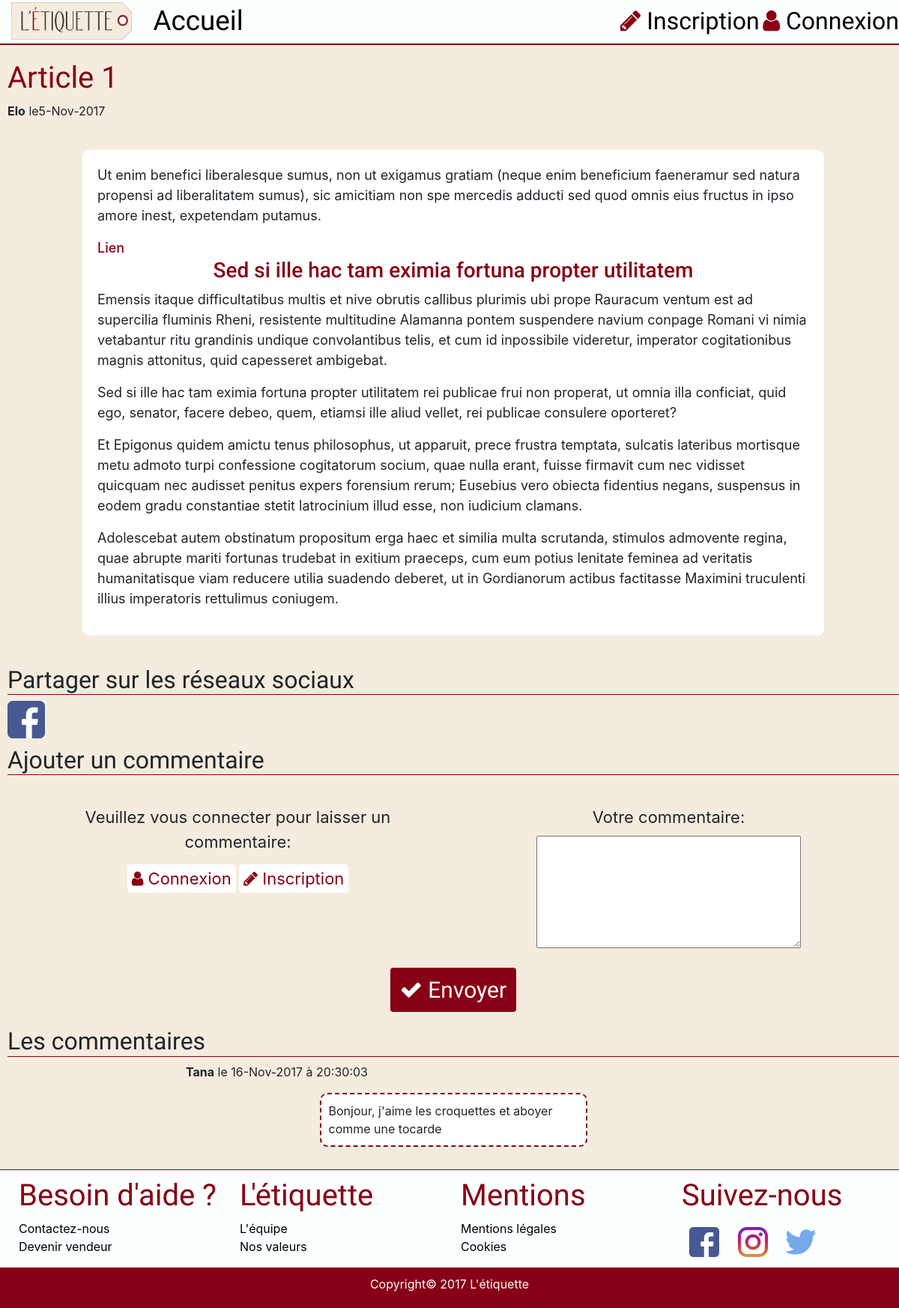
Screenshot of /index.php?page=article&id=1&nom=Article 1 with the database file from the repository.
### tables this page shows
CREATE TABLE IF NOT EXISTS `articles` (
  `id_article` int(11) NOT NULL AUTO_INCREMENT,
  `titre` varchar(255) NOT NULL,
  `auteur` varchar(255) NOT NULL,
  `date_article` datetime NOT NULL,
  `contenu` text NOT NULL,
  `description` mediumtext NOT NULL,
  `img_article` mediumtext NOT NULL,
  PRIMARY KEY (`id_article`)
);

CREATE TABLE IF NOT EXISTS `commentaires` (
  `id_commentaire` int(11) NOT NULL AUTO_INCREMENT,
  `id_article` int(11) NOT NULL,
  `auteur` int(11) NOT NULL,
  `contenu` text NOT NULL,
  `date_commentaire` datetime NOT NULL,
  `approuve` tinyint(1) DEFAULT NULL,
  PRIMARY KEY (`id_commentaire`),
  KEY `fk_article` (`id_article`),
  KEY `auteur` (`auteur`)
);

CREATE TABLE IF NOT EXISTS `membres` (
  `id` int(11) NOT NULL AUTO_INCREMENT,
  `nom` varchar(255) NOT NULL,
  `prenom` varchar(255) NOT NULL,
  `pseudo` varchar(255) NOT NULL,
  `password` char(40) NOT NULL,
  `email` varchar(255) NOT NULL,
  `sexe` varchar(20) NOT NULL,
  `date_anniversaire` datetime NOT NULL,
  `adresse` varchar(255) NOT NULL,
  `code_postal` int(11) NOT NULL,
  `telephone` int(11) NOT NULL,
  `date_inscription` datetime NOT NULL,
  `recevoir_mail` tinyint(4) NOT NULL,
  PRIMARY KEY (`id`),
  UNIQUE KEY `pseudo` (`pseudo`),
  UNIQUE KEY `email` (`email`)
);

### partials/article.php (the view, shortened to what this page needs)
<?php
if (isset($_GET['id'])) {
    afficher_article($_GET['id']);
}
function afficher_article($id_article)
{
$bdd = connexion_sql();
$sql = 'SELECT * FROM articles WHERE id_article =' . "$id_article";
$req = $bdd->query($sql) or die ('Erreur SQL : ' . mysqli_error($bdd));
$donnees = mysqli_fetch_array($req);
?>
    <div class="article">
        <h1><?php echo $donnees['titre']; ?></h1>
        <div class="article_details"><strong><?php echo $donnees['auteur']; ?></strong>
            le<?php echo date_format(new DateTime($donnees['date_article']), 'j-M-Y'); ?></div>
        <div class="article_contenu">
            <?php echo $donnees['contenu']; ?>
        </div>
        <div class="partage_reseaux_sociaux">
            <h2>Partager sur les réseaux sociaux</h2>
                <a href="http://www.facebook.com/share.php?u=<url>" title="Partager sur facebook"
                             onclick="return fbs_click()" target="_blank"><img src="assets/icones/facebook.png"></a>
        </div>
    </div>
<div class="article_commentaire">
    <h2>Ajouter un commentaire</h2>
    <div class="ajouter_commentaire">
        <?php ajouter_commentaire($id_article); ?>
        <h2>Les commentaires</h2>
        <div class="voir_commentaires">
            <?php afficher_commentaires($id_article); ?>
        </div>
    </div>
    <?php
    }
    function ajouter_commentaire($id_article){
    ?>
    <form method="post">
        <div class="row">
            <?php
            if (isset($_SESSION['id'])) {
                ?>
                <div class="col-12">
                    <div class="form_contenu">
                        <label for="contenu">Votre commentaire:</label><br/>
                        <textarea type="text" name="contenu"></textarea>
                    </div>
                </div>
                <?php
            } else {
                ?>
                <div class="col-6">
                    <div class="connexion">
                        <p>Veuillez vous connecter pour laisser un commentaire: </p>
                        <a href="index.php?page=3"><span><i class="fa fa-user" aria-hidden="true"></i> Connexion</span>
                        </a>
                        <a href="index.php?page=4"><span><i class="fa fa-pencil"
                                                            aria-hidden="true"></i> Inscription</span> </a>
                    </div>
                </div>
                <div class="col-6">
                    <div class="form_contenu">
                        <label for="contenu">Votre commentaire:</label><br/>
                        <textarea type="text" name="contenu"></textarea>
                    </div>
                </div>
            <?php } ?>
        </div>
        <button type="submit" name="submit" class="btn btn-form">
            <i class="fa fa-check" aria-hidden="true"></i> Envoyer
        </button>
    </form>
</div>
<?php
}
function afficher_commentaires($id_article)
{
    $bdd = connexion_sql();
    $sql = 'SELECT * FROM commentaires JOIN membres  ON membres.id=commentaires.auteur WHERE id_article =' . "$id_article" . ' AND approuve=1 ORDER BY date_commentaire desc';
    $req = $bdd->query($sql) or die ('Erreur SQL : ' . mysqli_error($bdd));
    while ($donnees = mysqli_fetch_array($req)) {
        ?>
        <div class="commentaire_informations">
            <p><strong><?php echo $donnees['pseudo']; ?></strong>
                le <?php echo date_format(new DateTime($donnees['date_commentaire']), 'j-M-Y à H:i:s'); ?></p>
        </div>
        <div class="commentaire_contenu">
            <?php echo $donnees['contenu']; ?>
        </div>
        <?php
    }
}
?>

### css/main.css (style rules this page uses)
body { background-color: #F4ECDE !important; }
h1, h3 { font-family: 'Open Sans Condensed', sans-serif; }
h2 { font-family: 'Dosis', sans-serif; }
.row { margin:0; }
.article .partage_reseaux_sociaux img { width:50px; background-color: white; }
.article h1, .nos_valeurs_global h1, .mentions_legales_global h1 { color: #880015; }
.article .article_contenu { margin: 40px; margin-left: 100px; margin-right: 100px; padding: 20px; background-color: #fff; border-radius: 10px; font-size: 18px; }
.article .article_contenu h3 { font-family: 'Roboto', sans-serif; color: #880015; font-size: 28px; text-align: center; }
.article .article_contenu a { text-decoration: none; color: #880015; font-weight: 500; }
.article_commentaire { margin-top: 10px; }
.article_commentaire h2, .partage_reseaux_sociaux h2 { border-bottom: 1px solid #880015; font-family: 'Open Sans Condensed', sans-serif; }
.article_commentaire .ajouter_commentaire form { margin: 20px; }
.article_commentaire .ajouter_commentaire .connexion, .article_commentaire .ajouter_commentaire .form_contenu { margin: 20px; text-align: center; }
.article_commentaire .ajouter_commentaire .form_contenu textarea { width: 70%; height: 150px; }
.article_commentaire .ajouter_commentaire .connexion p, .article_commentaire .ajouter_commentaire .form_contenu label { font-size: 22px; }
.article_commentaire .ajouter_commentaire .connexion a { text-decoration: none; }
.article_commentaire .ajouter_commentaire .connexion span { padding: 6px; background-color: white; color: #880015; border-radius: 5px; font-size: 22px; }
.article_commentaire .ajouter_commentaire .form_contenu { margin: 20px; }
.article_commentaire .ajouter_commentaire .btn-form { background-color: #880015; color: white; font-family: 'Open Sans Condensed', sans-serif; font-size: 30px; display: block; margin: auto; }
.article_commentaire .voir_commentaires .commentaire_informations { margin-left: 20%; }

### css/etiquettes.css (style rules this page uses)
.article_commentaire .voir_commentaires .commentaire_contenu { width: 30%; margin: auto; background-color: white; padding: 10px; border-radius: 10px; border: 2px dashed #880015; }

### rows the page displays
articles: titre "Article 1", auteur "Elo", date_article "5-Nov-2017", contenu "Ut enim benefici liberalesque sumus, non ut exigamus gratiam (neque enim beneficium faeneramur sed natura propensi ad liberalitatem sumus), sic amicitiam non spe mercedis adducti sed quod omnis eius fructus in ipso amore inest, expetendam putamus. Lien Sed si ille hac tam eximia fortuna propter utilitatem Emensis itaque difficultatibus multis et nive obrutis callibus plurimis ubi prope Rauracum ventum est ad supercilia fluminis Rheni, resistente multitudine Alamanna pontem suspendere navium conpage Romani vi nimia vetabantur ritu grandinis undique convolantibus telis, et cum id inpossibile videretur, imperator cogitationibus magnis attonitus, quid capesseret ambigebat. Sed si ille hac tam…"
commentaires: auteur.pseudo "Tana", date_commentaire "16-Nov-2017 à 20:30:03", contenu "Bonjour, j'aime les croquettes et aboyer comme une tocarde"
